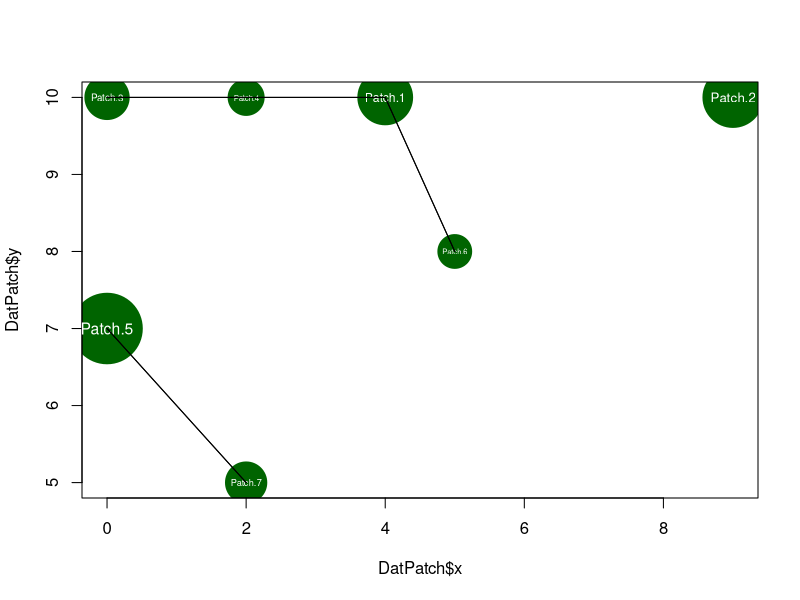

R code for this plot:
################################################################################
##################### Preliminary dispersal methodology ########################
################################################################################

### Create the random landscape 
patch_name <- c("Patch.7", "Patch.6", "Patch.5", "Patch.3", "Patch.4", "Patch.2"
                , "Patch.1") # Name patches
patch_size <- sample(30:100, 7, replace=TRUE) # Set range of patch sizes 
patch_coord.x <- sample(0:10, 7, replace=TRUE) # Set range of x coordinates
patch_coord.y <- sample(0:10, 7, replace=TRUE) # Set range of y coordinates
n.patch <- length(patch_name)
DatPatch <- data.frame(name=patch_name, size=patch_size, x=patch_coord.x, 
                       y=patch_coord.y)

### Create a distance matrix to work out connected patches
dist_patch <- as.matrix(dist(DatPatch[, c("x", "y")]))
rownames(dist_patch) <- DatPatch$name
colnames(dist_patch) <- DatPatch$name

### Plot the landscape
plot(DatPatch$x, DatPatch$y, pch=19, cex=DatPatch$size/10, col="dark green")

### Print the patch names on the plot
text(DatPatch$x, DatPatch$y, labels=DatPatch$name, col="white",
     cex=DatPatch$size/100)

### Add lines between patches less than 3km away
for(i in 1:n.patch) {
  for(j in 1:n.patch) {
    if(dist_patch[i,j] < 3) {
      segments(DatPatch[i,"x"], DatPatch[i,"y"], DatPatch[j,"x"], 
               DatPatch[j,"y"], col="black", lwd = 1)
    }
  }
}

### Create a list of data frames, with each data frame representing a patch
patch_data <- vector(mode = "list", length = n.patch) # initialize the list
for (i in 1:n.patch) {
  ## set patch parameters for each patch 
  patch_data[[i]] <- data.frame(
    N = 500, #Initial starting population size for host
    P = 50, # Initial starting population size for parasitoid
    Q = 5, # Initial starting population size for hyperparasitoid
    LAMh = (DatPatch$size[i] / 14.4), # Spatialy dependent Growth rate of host 
    k1 = 0.25, # Degree of clumping for parasitoid attacks
    k2 = 1, # Degree of clumping for hyperparasitoid attacks
    kh = (0.5 * DatPatch$size[i]), # Spatially dependent host carrying capacity 
    Ap = 0.6, # Attack rate of parasitoid 
    Aq = 0.4, # Attack rate of hyperparasitoid 
    cp = 1, # Conversion efficiency of parasitoid 
    cq = 0.23, # Conversion efficiency of hyperparasitoid 
    noise = rnorm(1, mean = 1, sd = 0.2), # Stochastic noise term 
    MuN = 0.1, # Dispersal fraction of hosts  
    MuP = 0.1, # Dispersal fraction of parasitoids 
    MuQ = 0.1, # Dispersal fraction of hyperparasitoids 
    
    ## Include patch size and connectivity for later 
    conn = length(DatPatch$name[which(dist_patch[[i]] < 3)]), # No. of neighbors
    size = DatPatch$size[i]
  )
}


############## Get the average populations from connected patches ##############
# Initialize empty data frame
patch_neighbours <- data.frame(patch=character(), neighbour_patch=character(),
                               distance=numeric(), N=numeric(), P=numeric(), 
                               Q=numeric())

# Loop over each patch
for (i in 1:n.patch) {
  # Get the neighbors within 3 units or less
  neighbours <- DatPatch$name[which(dist_patch[i,] < 3)]
  neighbours <- neighbours[neighbours != DatPatch$name[i]] # Remove itself
  
  # Initialize empty data frame to store the neighbor information
  neighbour_info <- data.frame(patch=character(), connected=character(), 
                               N=numeric(), P=numeric(), Q=numeric())
  
  # Loop over the neighbors and get their populations of N, P, Q
  for (j in neighbours) {
    neighbour_data <- patch_data[[which(DatPatch$name == j)]]
    neighbour_info <- rbind(neighbour_info, data.frame(connected=j, 
                                                       N=neighbour_data$N, 
                                                       P=neighbour_data$P, 
                                                       Q=neighbour_data$Q))  
    
    # Add the current patch's neighbor information to the data frame
    patch_neighbours <- rbind(patch_neighbours, 
                              data.frame(patch=DatPatch$name[[i]], 
                                         neighbour_patch=j, N=neighbour_info$N, 
                                         P=neighbour_info$P, Q=neighbour_info$Q))
  }
  
  # Check if the patch has no neighbors
  if (length(neighbours) == 0) {
    patch_neighbours <- rbind(patch_neighbours, 
                              data.frame(patch=DatPatch$name[[i]], 
                                         neighbour_patch=NA, N=0, P=0, Q=0))
  }
}

# Print the resulting data frame to check for errors
patch_neighbours

# Sum all the connected patches
patch_neighbours_sum <- aggregate(cbind(N, P, Q) ~ patch, 
                                  data = patch_neighbours, FUN = sum)


# Create an empty data frame with = same number of rows as 'patch_neighbours_sum'
av_N_P_Q <- data.frame(matrix(0, nrow = nrow(patch_neighbours_sum), ncol = 3))

# Name the columns of the new data frame
colnames(av_N_P_Q) <- c("av_N", "av_P", "av_Q")

# Calculate the average of all connected patches for each patch
for (i in 1:nrow(patch_neighbours_sum)) {
  av_N_P_Q[i, "av_N"] <- patch_neighbours_sum[i, "N"] / length(unique(c(patch_neighbours$neighbour_patch[patch_neighbours$patch == patch_neighbours_sum[i, "patch"]], patch_neighbours$patch[patch_neighbours$neighbour_patch == patch_neighbours_sum[i, "patch"]])))
  av_N_P_Q[i, "av_P"] <- patch_neighbours_sum[i, "P"] / length(unique(c(patch_neighbours$neighbour_patch[patch_neighbours$patch == patch_neighbours_sum[i, "patch"]], patch_neighbours$patch[patch_neighbours$neighbour_patch == patch_neighbours_sum[i, "patch"]])))
  av_N_P_Q[i, "av_Q"] <- patch_neighbours_sum[i, "Q"] / length(unique(c(patch_neighbours$neighbour_patch[patch_neighbours$patch == patch_neighbours_sum[i, "patch"]], patch_neighbours$patch[patch_neighbours$neighbour_patch == patch_neighbours_sum[i, "patch"]])))
}

# Add the new columns to the 'patch_neighbors_sum' data frame
patch_neighbours_sum <- cbind(patch_neighbours_sum, av_N_P_Q)

################################################################################
# The final version of the table patch_neighbours_sum contains the values of the
# average populations from all connected patches.
# If ye' mighty adventurer feel brave enough please venture fourth and attempt 
# to defeat the mighty dragon that is: coding a dispersal phase using updated
# populations after local dynamics and then running this through each timestep
# If you manage please send me a message with your method!!!
################################################################################


### Define a function to update N, P, and Q for dispersal stage
update_N_P_Q2 <- function(N, P, Q, dist_patch, patch_data, current_patch_idx) {
  ## Loads parameters with update to avoid errors 
  MuN <- patch_data$MuN
  MuP <- patch_data$MuP
  MuQ <- patch_data$MuQ
  noise <-patch_data$noise
  conn <- patch_data$name
  size <- patch_data$size
  
  ### calculate the average population across connected patches
  
  AvN <- patch_neighbours_sum$av_N
  AvP <- patch_neighbours_sum$av_P
  AvQ <- patch_neighbours_sum$av_Q
  ## calculate the dispersed populations: Equation No. 5 - Dispersal 
  N_disp <- (((1 - MuN) * patch_data$N) + (MuN * AvN))
  P_disp <- (((1 - MuP) * patch_data$P) + (MuP * AvP))
  Q_disp <- (((1 - MuQ) * patch_data$Q) + (MuQ * AvQ))
  
  return(data.frame(N = N_disp, P = P_disp, Q = Q_disp))
  
}
